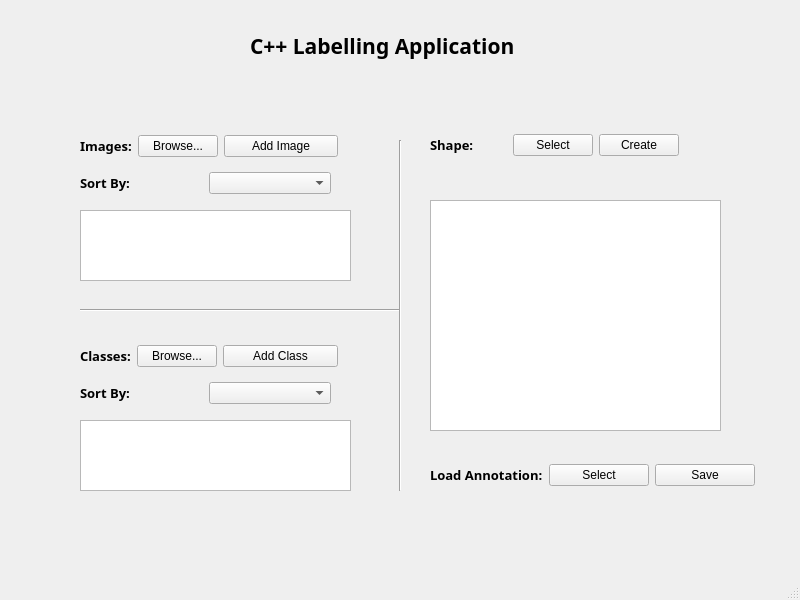
<?xml version="1.0" encoding="UTF-8"?>
<ui version="4.0">
 <class>MainWindow</class>
 <widget class="QMainWindow" name="MainWindow">
  <property name="geometry">
   <rect>
    <x>0</x>
    <y>0</y>
    <width>800</width>
    <height>600</height>
   </rect>
  </property>
  <property name="windowTitle">
   <string>MainWindow</string>
  </property>
  <widget class="QWidget" name="centralwidget">
   <widget class="QLabel" name="label">
    <property name="geometry">
     <rect>
      <x>250</x>
      <y>30</y>
      <width>301</width>
      <height>31</height>
     </rect>
    </property>
    <property name="font">
     <font>
      <family>Candara</family>
      <pointsize>16</pointsize>
      <weight>75</weight>
      <bold>true</bold>
     </font>
    </property>
    <property name="text">
     <string>C++ Labelling Application</string>
    </property>
   </widget>
   <widget class="QListView" name="viewImages">
    <property name="geometry">
     <rect>
      <x>80</x>
      <y>210</y>
      <width>271</width>
      <height>71</height>
     </rect>
    </property>
   </widget>
   <widget class="QWidget" name="layoutWidget">
    <property name="geometry">
     <rect>
      <x>80</x>
      <y>340</y>
      <width>258</width>
      <height>32</height>
     </rect>
    </property>
    <layout class="QHBoxLayout" name="horizontalLayout_4">
     <item>
      <layout class="QHBoxLayout" name="horizontalLayout_5">
       <item>
        <widget class="QLabel" name="label_4">
         <property name="font">
          <font>
           <family>Candara</family>
           <pointsize>10</pointsize>
           <weight>75</weight>
           <bold>true</bold>
          </font>
         </property>
         <property name="text">
          <string>Classes:</string>
         </property>
        </widget>
       </item>
       <item>
        <widget class="QPushButton" name="classBrowse">
         <property name="text">
          <string>Browse...</string>
         </property>
        </widget>
       </item>
      </layout>
     </item>
     <item>
      <widget class="QPushButton" name="classAdd">
       <property name="text">
        <string>Add Class</string>
       </property>
      </widget>
     </item>
    </layout>
   </widget>
   <widget class="QWidget" name="layoutWidget_2">
    <property name="geometry">
     <rect>
      <x>80</x>
      <y>380</y>
      <width>251</width>
      <height>26</height>
     </rect>
    </property>
    <layout class="QHBoxLayout" name="horizontalLayout_6">
     <item>
      <widget class="QLabel" name="label_5">
       <property name="font">
        <font>
         <family>Candara</family>
         <pointsize>10</pointsize>
         <weight>75</weight>
         <bold>true</bold>
        </font>
       </property>
       <property name="text">
        <string>Sort By:</string>
       </property>
      </widget>
     </item>
     <item>
      <widget class="QComboBox" name="classSort"/>
     </item>
    </layout>
   </widget>
   <widget class="QListView" name="viewClasses">
    <property name="geometry">
     <rect>
      <x>80</x>
      <y>420</y>
      <width>271</width>
      <height>71</height>
     </rect>
    </property>
   </widget>
   <widget class="Line" name="line">
    <property name="geometry">
     <rect>
      <x>80</x>
      <y>300</y>
      <width>321</width>
      <height>20</height>
     </rect>
    </property>
    <property name="orientation">
     <enum>Qt::Horizontal</enum>
    </property>
   </widget>
   <widget class="Line" name="line_2">
    <property name="geometry">
     <rect>
      <x>390</x>
      <y>140</y>
      <width>20</width>
      <height>351</height>
     </rect>
    </property>
    <property name="orientation">
     <enum>Qt::Vertical</enum>
    </property>
   </widget>
   <widget class="QGraphicsView" name="graphicsView">
    <property name="geometry">
     <rect>
      <x>430</x>
      <y>200</y>
      <width>291</width>
      <height>231</height>
     </rect>
    </property>
   </widget>
   <widget class="QWidget" name="">
    <property name="geometry">
     <rect>
      <x>80</x>
      <y>130</y>
      <width>258</width>
      <height>32</height>
     </rect>
    </property>
    <layout class="QHBoxLayout" name="horizontalLayout_2">
     <item>
      <layout class="QHBoxLayout" name="horizontalLayout">
       <item>
        <widget class="QLabel" name="label_2">
         <property name="font">
          <font>
           <family>Candara</family>
           <pointsize>10</pointsize>
           <weight>75</weight>
           <bold>true</bold>
          </font>
         </property>
         <property name="text">
          <string>Images:</string>
         </property>
        </widget>
       </item>
       <item>
        <widget class="QPushButton" name="imageBrowse">
         <property name="text">
          <string>Browse...</string>
         </property>
        </widget>
       </item>
      </layout>
     </item>
     <item>
      <widget class="QPushButton" name="imageAdd">
       <property name="text">
        <string>Add Image</string>
       </property>
      </widget>
     </item>
    </layout>
   </widget>
   <widget class="QWidget" name="">
    <property name="geometry">
     <rect>
      <x>80</x>
      <y>170</y>
      <width>251</width>
      <height>26</height>
     </rect>
    </property>
    <layout class="QHBoxLayout" name="horizontalLayout_3">
     <item>
      <widget class="QLabel" name="label_3">
       <property name="font">
        <font>
         <family>Candara</family>
         <pointsize>10</pointsize>
         <weight>75</weight>
         <bold>true</bold>
        </font>
       </property>
       <property name="text">
        <string>Sort By:</string>
       </property>
      </widget>
     </item>
     <item>
      <widget class="QComboBox" name="imageSort"/>
     </item>
    </layout>
   </widget>
   <widget class="QWidget" name="">
    <property name="geometry">
     <rect>
      <x>430</x>
      <y>130</y>
      <width>249</width>
      <height>30</height>
     </rect>
    </property>
    <layout class="QHBoxLayout" name="horizontalLayout_7">
     <item>
      <widget class="QLabel" name="label_6">
       <property name="font">
        <font>
         <family>Candara</family>
         <pointsize>10</pointsize>
         <weight>75</weight>
         <bold>true</bold>
        </font>
       </property>
       <property name="text">
        <string>Shape:</string>
       </property>
      </widget>
     </item>
     <item>
      <widget class="QPushButton" name="shapeSelect">
       <property name="text">
        <string>Select</string>
       </property>
      </widget>
     </item>
     <item>
      <widget class="QPushButton" name="shapeCreate">
       <property name="text">
        <string>Create</string>
       </property>
      </widget>
     </item>
    </layout>
   </widget>
   <widget class="QWidget" name="">
    <property name="geometry">
     <rect>
      <x>430</x>
      <y>460</y>
      <width>325</width>
      <height>30</height>
     </rect>
    </property>
    <layout class="QHBoxLayout" name="horizontalLayout_8">
     <item>
      <widget class="QLabel" name="label_7">
       <property name="font">
        <font>
         <family>Candara</family>
         <pointsize>10</pointsize>
         <weight>75</weight>
         <bold>true</bold>
        </font>
       </property>
       <property name="text">
        <string>Load Annotation:</string>
       </property>
      </widget>
     </item>
     <item>
      <widget class="QPushButton" name="annotationSelect">
       <property name="text">
        <string>Select</string>
       </property>
      </widget>
     </item>
     <item>
      <widget class="QPushButton" name="annotationSave">
       <property name="text">
        <string>Save</string>
       </property>
      </widget>
     </item>
    </layout>
   </widget>
  </widget>
  <widget class="QMenuBar" name="menubar">
   <property name="geometry">
    <rect>
     <x>0</x>
     <y>0</y>
     <width>800</width>
     <height>26</height>
    </rect>
   </property>
  </widget>
  <widget class="QStatusBar" name="statusbar"/>
 </widget>
 <resources/>
 <connections/>
</ui>
